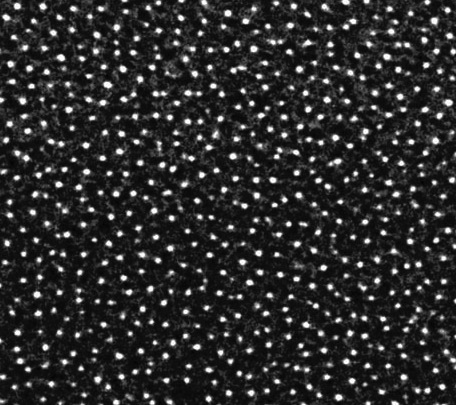
#> input picture assign6/Nanoparticles.jpg, 456 x 405 px; the run also reads 1 picture not shown here
$ python assignment6-1.py
#> lines starting #> are read from the running program, lines starting #| are printed output that depends on the picture
import numpy as np
from matplotlib import pyplot as plt
import matplotlib.image as mpimg
from matplotlib.widgets import RadioButtons
from matplotlib.widgets import Slider
import cv2 as cv
from PIL import Image
from scipy import signal
from numpy import linalg as LA
fig, ax = plt.subplots()
plt.subplots_adjust(left=0.1,bottom=0.35)


threshold=0.90
img=cv.imread('Nanoparticles.jpg',0)
#> img is the input picture: shape (405, 456); min 1, max 255, mean 44.7
template=cv.imread('NanoTemplate.jpg',0)
plt.subplot(121)
plt.imshow(img, cmap='gray', vmin =0, vmax =255 )
plt.show()
plt.title('Input image')
plt.xticks([])
plt.yticks([])

#img=np.array([[1,1,1,1,1,1,1],[1,1,1,1,10,21,13],[1,1,1,1,111,123,251],[1,2,10,10,10,2,1], [2,3,10,10,10,1,3],[152,175,10,10,10,45,91],[121,111,45,15,187,147,1],[115,211,101,151,19,154,121]])
#template=np.array([[1,1,1],[1,1,1],[1,1,1]])
M,N=img.shape
#> M = 405; N = 456
M1,N1=template.shape
#> M1 = 16; N1 = 16
template_norm=template/LA.norm(template)
dummy=np.zeros([M-M1+1,N-N1+1])
dummy1=np.zeros([M-M1+1,N-N1+1])
mask=np.zeros([M1,N1])

for i in range(0,M-M1+1):
    for j in range(0,N-N1+1):
        mask=img[i:i+M1,j:j+N1]
        mask_norm=mask/LA.norm(mask)
        dummy[i,j]=np.sum(mask_norm*template_norm)
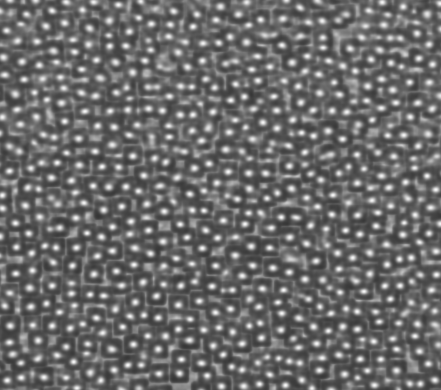
#> dummy: shape (390, 441) float64; min 0.211, max 0.999, mean 0.421

dummy1=255*(dummy>=threshold)
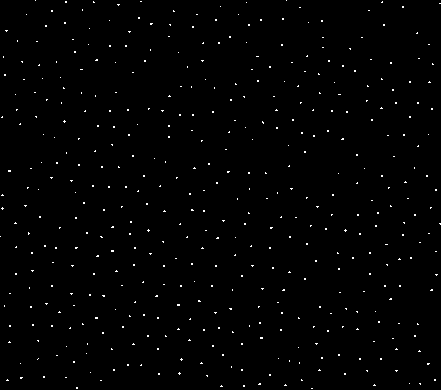
#> dummy1: shape (390, 441) int64; 0.84% white in thin lines or dots

dummy2=np.zeros(dummy.shape)
dummy2=dummy1
M2,N2=dummy2.shape
#> M2 = 390; N2 = 441
# [10 lines of commented-out code are left out]

dummy2=np.pad(dummy1,8,'constant')
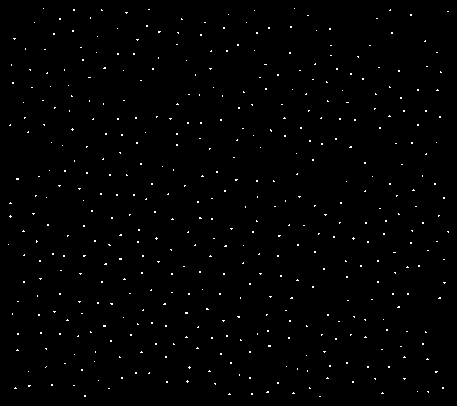
#> dummy2: shape (406, 457) int64; 0.78% white in thin lines or dots
for i in range(8,8+M2):
    for j in range(8,8+N2):
        if dummy2[i,j]==255:
            dummy2[i-8:i+8,j-8:j+8]=np.zeros((2*8,2*8))
            dummy2[i,j]=255
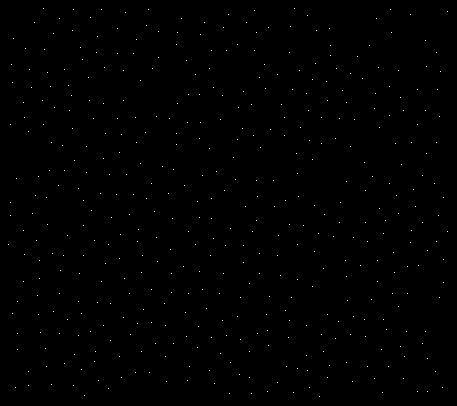
#> dummy2: shape (406, 457) int64; 0.24% white in thin lines or dots

plt.subplot(122)
plt.imshow(dummy2, cmap='gray', vmin =0, vmax =255 )
plt.show()
plt.title('After matched Fil image')
plt.xticks([])
plt.yticks([])


print('No.of particles ')
print(np.sum(dummy2)/255)
#| 450.0
# [23 lines of commented-out code are left out]
